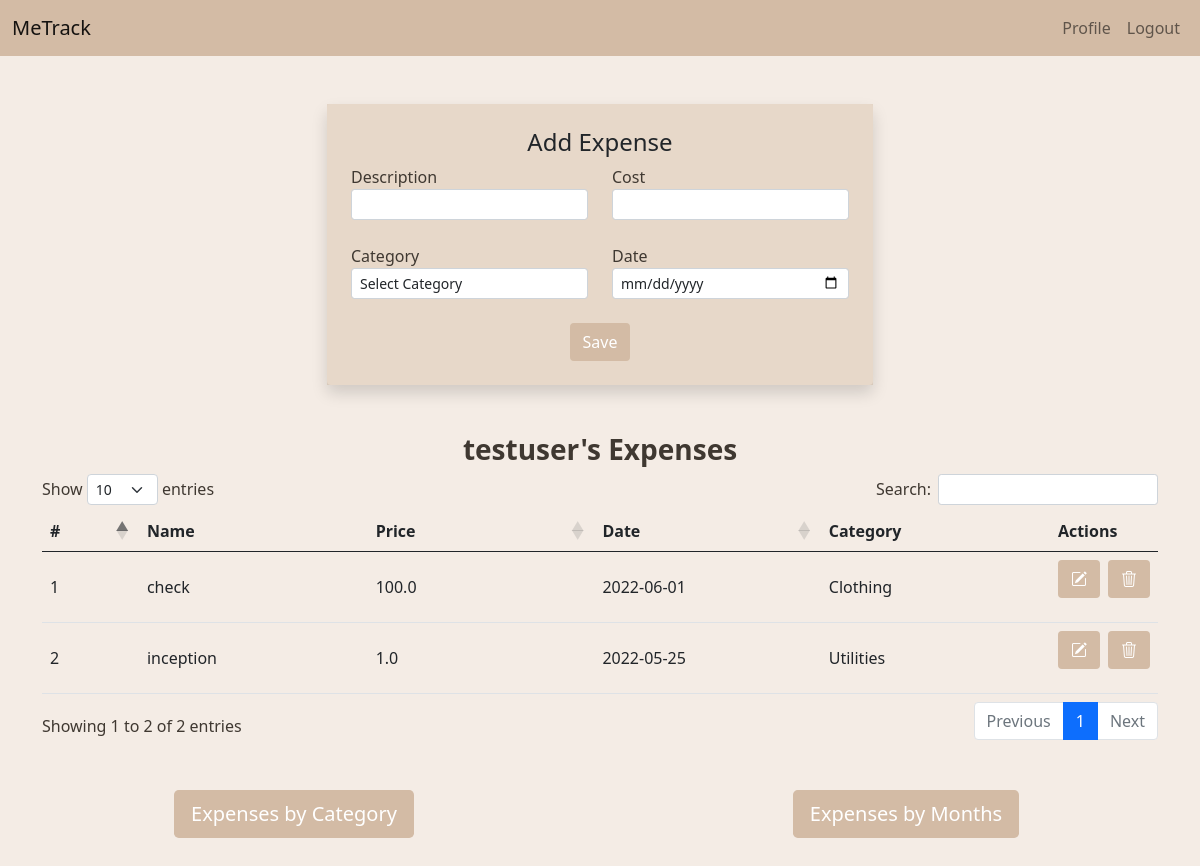
The app's page /profile (signed in), older data.
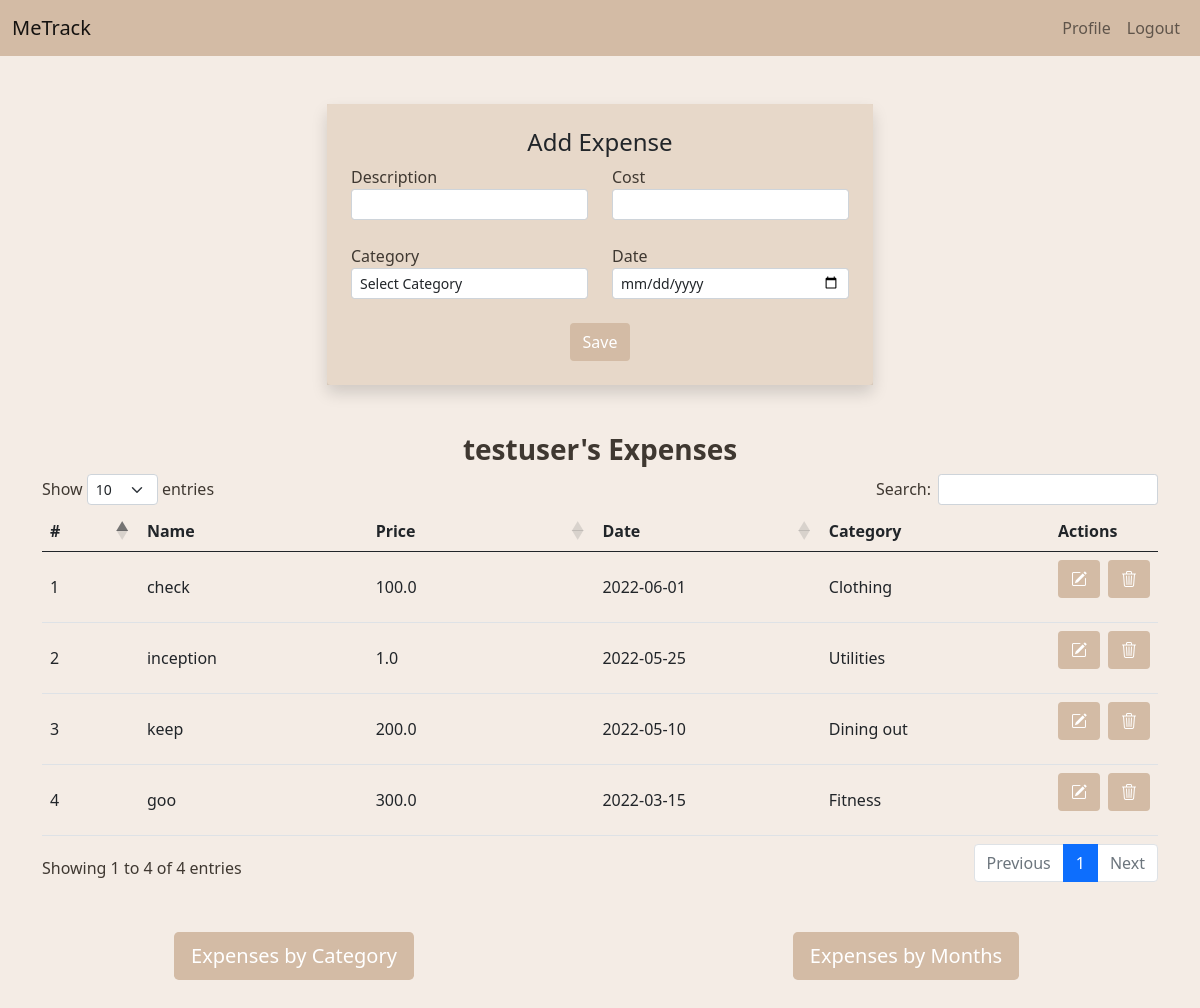
The same page, newer data.
### Tracker/models.py (models this page shows, shortened)
class User(db.Model, UserMixin):
    id = db.Column(db.Integer, primary_key=True)
    username = db.Column(db.String(50), nullable=False, unique=True)
    first_name = db.Column(db.String(50))
    last_name = db.Column(db.String(50))
    email = db.Column(db.String(80), nullable=False, unique=True)
    password = db.Column(db.String(80), nullable=False)
    expenses = db.relationship("Expense", backref="by_user", lazy=True)
    @classmethod
    def get_expenses(cls, current_user_id):
        return (
            db.session.query(Expense, Category.name)
            .join(cls, Category)
            .filter(cls.id == current_user_id)
            .order_by(Expense.date.desc())
            .all()
        )
    @classmethod
    def expenses_by_category(cls, user_id):
        return (
            db.session.query(Category.name, func.sum(Expense.cost))
            .join(cls, Category)
            .filter(cls.id == user_id)
            .group_by(Expense.category_id)
            .all()
        )
    @classmethod
    def expenses_by_months(cls, user_id):
        return (
            db.session.query(
                func.strftime("%Y-%m", Expense.date), func.sum(Expense.cost)
            )
            .join(cls)
            .filter(cls.id == user_id)
            .group_by(func.strftime("%Y-%m", Expense.date))
            .limit(6)
            .all()
        )

class Expense(db.Model):
    id = db.Column(db.Integer, primary_key=True)
    name = db.Column(db.String, nullable=False)
    cost = db.Column(db.Float, nullable=False)
    date = db.Column(db.Date, nullable=False)
    user_id = db.Column(db.Integer, db.ForeignKey("user.id"), nullable=False)
    category_id = db.Column(db.Integer, db.ForeignKey("category.id"))

class Category(db.Model):
    id = db.Column(db.Integer, primary_key=True)
    name = db.Column(db.String, nullable=False, unique=True)
    expenses = db.relationship("Expense", backref="expense", lazy=True)

### Tracker/views.py (the view)
@app.route("/profile", methods=["GET", "POST"])
@login_required
def profile():
    user_expenses = User.get_expenses(current_user.id)
    category_expenses = User.expenses_by_category(current_user.id)
    categories = [expense[0] for expense in category_expenses]
    sums = [expense[1] for expense in category_expenses]
    expenses_months = User.expenses_by_months(current_user.id)
    months = [expense[0] for expense in expenses_months]
    amounts = [expense[1] for expense in expenses_months]
    form = ExpenseForm()
    if request.method == "POST" and form.validate_on_submit():
        Expense.create(form, current_user.id)
        flash(f"{form.name.data} added", "success")
        return redirect(url_for("profile"))
    return render_template(
        "profile.html",
        form=form,
        category_expenses=category_expenses,
        categories=categories,
        sums=sums,
        months=months,
        amounts=amounts,
        user_expenses=user_expenses,
    )

### Tracker/forms.py
class ExpenseForm(FlaskForm):
    name = StringField("Description", validators=[DataRequired()])
    cost = FloatField(
        "Cost", validators=[InputRequired(message="Please enter only numbers")]
    )
    category = QuerySelectField(
        query_factory=category_query,
        allow_blank=True,
        blank_text="Select Category",
        get_label="name",
        validators=[DataRequired()],
    )
    date = DateField("Date", validators=[DataRequired()])
    submit = SubmitField("Save")

### Tracker/forms.py (called while the page is built)
def category_query():
    return Category.query.order_by(Category.name.asc()).all()

### Tracker/models.py (called while the page is built)
@login_manager.user_loader
def load_user(user_id):
    return User.query.get(int(user_id))

### Tracker/templates/profile.html (shortened to what this page needs)
{% extends 'base.html' %}
{% block content %}
<section class="container mb-5">
  <div class="row justify-content-center">
    <div class="col-md-6">
      <div class="expense-form" style="background-color:rgb(231, 216, 201)">
        <form action="profile" method="POST" class="mt-5 p-4 rounded shadow">
          <h4 class="text-dark text-center">Add Expense</h4>
          <div class="row">
            <div class="mb-3 col-md-6">
              {{ form.name.label }}
              {{ form.name(class="form-control form-control-sm mb-2") }}
            </div>
            <div class="mb-3 col-md-6">
              {{ form.cost.label }}
              {% if form.cost.errors %}
              {{ form.cost(class="form-control form-control-sm mb-2 is-invalid") }}
              <div class="invalid-feedback">
                  {% for error in form.cost.errors %}
                      <span>{{ error }}</span>
                  {% endfor %}
              </div>
              {% else %}
              {{ form.cost(class="form-control form-control-sm mb-2") }}
              {% endif %}
            </div>
            <div class="mb-3 col-md-6">
              {{ form.category.label }}
              {% if form.category.errors %}
              {{ form.category(class="form-control form-control-sm mb-2 is-invalid") }}
              <div class="invalid-feedback">
                  {% for error in form.category.errors %}
                      <span>{{ error }}</span>
                  {% endfor %}
              </div>
              {% else %}
              {{ form.category(class="form-control form-control-sm mb-2") }}
              {% endif %}
            </div>
            <div class="mb-3 col-md-6">
              {{form.date.label}}
              {{form.date(class="form-control form-control-sm mb-2")}}
            </div>
            <div class="col-12 text-center">
              {{ form.submit(class='btn btn-brown')}}
            </div>
          </div>
        </form>
      </div>
    </div>
  </div>
</section>
{% include 'table.html' %}
{% include 'graphs.html' %}
{% endblock content %}

### Tracker/templates/base.html (shortened to what this page needs)
<!DOCTYPE html>
<html lang="en">
<head>
  <link href="https://cdn.jsdelivr.net/npm/bootstrap@5.0.2/dist/css/bootstrap.min.css" rel="stylesheet">
  <link rel="stylesheet" href="https://cdn.datatables.net/1.11.5/css/dataTables.bootstrap5.min.css"/>
  <link rel="stylesheet" href="https://cdn.datatables.net/buttons/2.2.2/css/buttons.dataTables.min.css"/>
  <link rel="stylesheet" href="https://cdn.jsdelivr.net/npm/bootstrap-icons@1.8.1/font/bootstrap-icons.css">
  <link rel="stylesheet" type="text/css" href="{{ url_for('static',filename='custom.css') }}">
</head>
<body>
{% include 'navbar.html' %}
{% block content %} {% endblock content %}
</body>
</html>

### Tracker/templates/navbar.html (shortened to what this page needs)
<nav class="navbar navbar-expand-lg navbar-light" style="background-color: rgb(211, 187, 165)">
  <div class="container-fluid">
    <a class="navbar-brand" href="{{ url_for('home') }}">MeTrack</a>
    <div class="collapse navbar-collapse" id="navbarTogglerDemo03">
      <ul class="navbar-nav ms-auto mb-2 mb-lg-0">
        {% if current_user.is_authenticated %}
        <li class="nav-item">
          <a class="nav-link" href="{{ url_for('profile') }}">Profile</a>
        </li>
        <li class="nav-item">
          <a class="nav-link" href="{{ url_for('logout') }}">Logout</a>
        </li>
        {% endif %}
      </ul>
    </div>
  </div>
</nav>

### Tracker/templates/table.html
{% if user_expenses %}
<section class="container">
  <div class="row mt-6">
  <h3 class="text-center fw-bold">{{current_user.username}}'s Expenses</h3>
    <div class="table-responsive">
      <table class="table table-responsive table-hover align-middle" id="expenses-table">
        <thead>
          <tr>
            <th style="width: 8%;">#</th>
            <th style="width: 23%;">Name</th>
            <th style="width: 23%;">Price</th>
            <th style="width: 23%;">Date</th>
            <th style="width: 23%;">Category</th>
            <th style="width: 23%;">Actions</th>
          </tr>
        </thead>
        <tbody>
          {% for expense in user_expenses %}
            <tr>
              <td>{{ loop.index }}</td>
              <td>{{ expense[0].name }}</td>
              <td>{{ expense[0].cost }}</td>
              <td>{{ expense[0].date }}</td>
              <td>{{ expense[1]}}</td>
              <td>
                <div class="d-flex flex-row mb-3">
                  <a href="{{ url_for('edit_expense', expense_id=expense[0].id) }}" class="btn btn-brown btn-xs ">
                    <i class="bi bi-pencil-square"></i>
                  </a>
                  <a href="{{ url_for('delete_expense', expense_id=expense[0].id) }}" class="btn btn-brown btn-xs ms-2">
                    <i class="bi bi-trash3"></i>
                  </a>
                </div>
              </td>
            </tr>
          {% endfor %}
        </tbody>
      </table>
    </div>
  </div>
</section>
{% endif %}

### Tracker/templates/graphs.html (shortened to what this page needs)
{% if  category_expenses %}
<div class='row mt-5'>
    <div class="col text-center">
        <button id='CategoryBtn' class="btn btn-brown btn-lg" tabindex="-1" role="button" aria-disabled="true" onclick="toggleCategories()">Expenses by Category</button>
    </div>
    <div class="col text-center">
        <button id='MonthsBtn' class="btn btn-brown btn-lg" tabindex="-1" role="button" aria-disabled="true" onclick="toggleGraphChart()">Expenses by Months</button>
    </div>
</div>
{% endif %}

### Tracker/static/custom.css (style rules this page uses)
body { background-color: rgb(244, 236, 229); color: #3f3831; }
.btn-brown { background-color:rgb(211, 187, 165); color: #FFF; }
.navbar-brand { color: #3f3831 }

Row changes from the older to the newer data that the page shows:
added Expense: name "keep", cost "200.0", date "2022-05-10", name "Dining out"
added Expense: name "goo", cost "300.0", date "2022-03-15", name "Fitness"
Text that changed along with them:
text written by a page script: "Show entries Search: Showing 1 to 2 of 2 entries Previous 1 Next" → "Show entries Search: Showing 1 to 4 of 4 entries Previous 1 Next"
